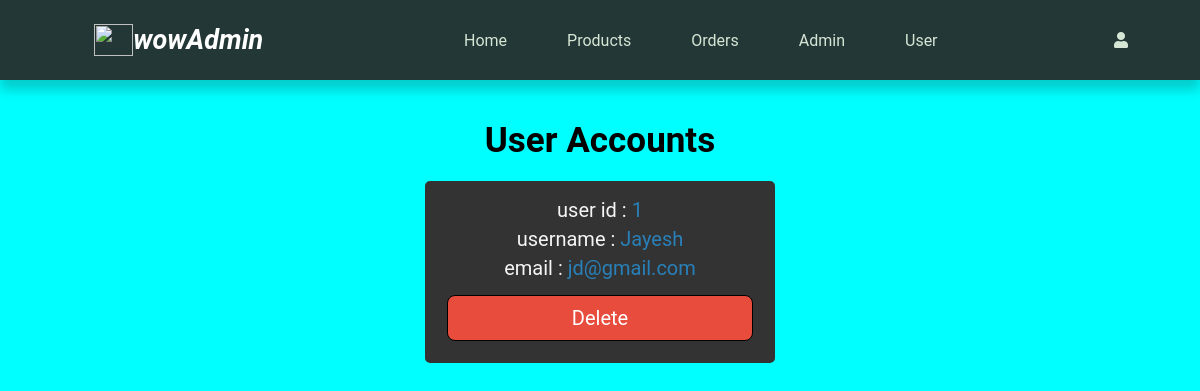
The app's page /project/admin/user_accounts.php (signed in) with its own data.
### tables this page shows
CREATE TABLE `user` (
  `id` int(100) NOT NULL,
  `name` varchar(20) NOT NULL,
  `email` varchar(50) NOT NULL,
  `password` varchar(50) NOT NULL
);

### project/admin/user_accounts.php (the view, shortened to what this page needs)
<?php
include('../config.php');
?>
<!DOCTYPE html>
<html lang="en">
<head>
<link rel="stylesheet" href="../css/admin.css">
   <link rel="stylesheet" href="https://pro.fontawesome.com/releases/v5.10.0/css/all.css">
<body>
    <?php
    include('../partials/admin_header.php');
    ?>
<section class="accounts">
<h1 class="heading">user accounts</h1>
<div class="box-container">
<?php
   $select_accounts = $conn->prepare("SELECT * FROM `user`");
   $select_accounts->execute();
   if($select_accounts->rowCount() > 0){
      while($fetch_accounts = $select_accounts->fetch(PDO::FETCH_ASSOC)){
?>
<div class="box">
   <p> user id : <span><?= $fetch_accounts['id']; ?></span> </p>
   <p> username : <span><?= $fetch_accounts['name']; ?></span> </p>
   <p> email : <span><?= $fetch_accounts['email']; ?></span> </p>
   <a href="user_accounts.php?delete=<?= $fetch_accounts['id']; ?>" onclick="return confirm('delete this account?')" class="delete-btn">delete</a>
</div>
<?php
      }
   }else{
      echo '<p class="one" >No accounts available!</p>';
   }
?>
</div>
</section>
</body>
</html>

### project/css/admin.css (style rules this page uses)
* { box-sizing: border-box; margin: 0; padding: 0; font-family: 'Roboto', sans-serif; }
html { scroll-behavior: smooth; }
:root { --text: rgb(214, 230, 213); --texthover: rgb(228, 203, 156); --box-shadow:0 .5rem 1rem rgba(0,0,0,.1); }
body { background-color: cyan; }
.heading { text-align: center; margin: 20px 0; font-size: 35px; text-transform: capitalize; }
.delete-btn, .option-btn, .btn { display: inline-block; width: 100%; margin-top: 10px; border-radius: .5rem; padding:10px 25px; border: 1.5px solid black; font-size: 20px; cursor: pointer; text-decoration: none; color: white; text-transform: capitalize; text-align: center; transition: 0.2s all ease; }
.delete-btn { margin-top: 10px; background-color: #e74c3c; }
.accounts { padding: 100px; }
.accounts .box-container { display: flex; align-items: center; justify-content: center; flex-wrap: wrap; gap: 10px; }
.accounts .box-container .box { padding:20px; width: 350px; padding-top: 10px; border-radius: 5px; text-align: center; border:2px solid #333; background-color: #333; }
.accounts .box-container .box p { font-size: 20px; color:#f5f5f5; margin: 5px 0; }
.accounts .box-container .box p span { color:#2980b9; }

### records on screen
user: id "1", name "Jayesh", email "jd@gmail.com"
